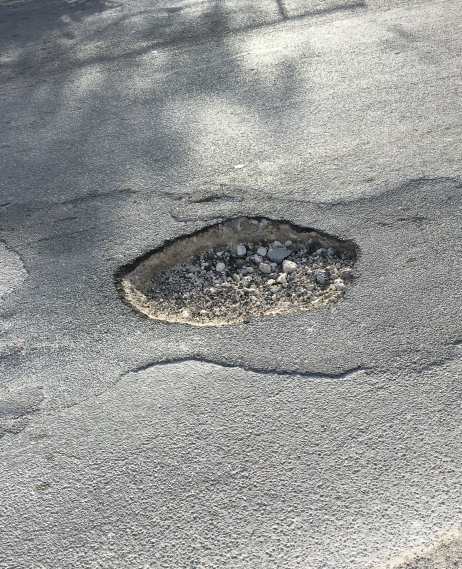
#> input picture images/2.jpg, 462 x 569 px
$ python hog_feature_extraction.py   (older library calls are emulated)
#> lines starting #> are read from the running program, lines starting #| are printed output that depends on the picture
#importing required libraries
from skimage.io import imread
from skimage.transform import resize
from skimage.feature import hog
import matplotlib.pyplot as plt

#reading the image
img = imread('images/2.jpg')
#> img is the input picture: shape (569, 462, 3); mean R, G, B 150.4, 151.9, 150.4
plt.axis("off")
plt.imshow(img)
print(img.shape)
#| (569, 462, 3)

#resizing image
resized_img = resize(img, (128*4, 64*4))
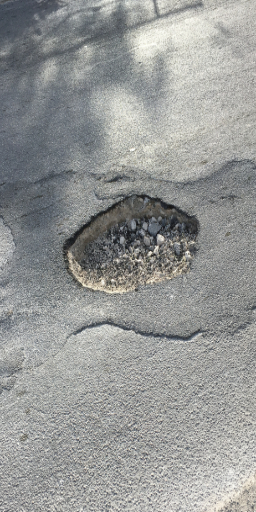
#> resized_img: shape (512, 256, 3) float64; mean R, G, B 0.59, 0.596, 0.59
plt.axis("off")
plt.imshow(resized_img)
plt.show()
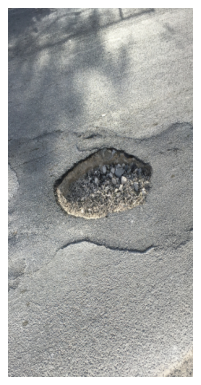
#> figure drawn by matplotlib, 1 panel
print(resized_img.shape)
#| (512, 256, 3)

#creating hog features
fd, hog_image = hog(resized_img, orientations=9, pixels_per_cell=(8, 8),
                	cells_per_block=(2, 2), visualize=True, multichannel=True)
print(fd.shape)
#| (70308,)
print(hog_image.shape)
#| (512, 256)
plt.axis("off")
plt.imshow(hog_image, cmap="gray")
plt.show()
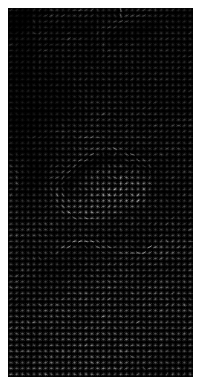
#> figure drawn by matplotlib, 1 panel

# save the images
plt.imsave("outputs/hog_features.jpg", hog_image, cmap="gray")
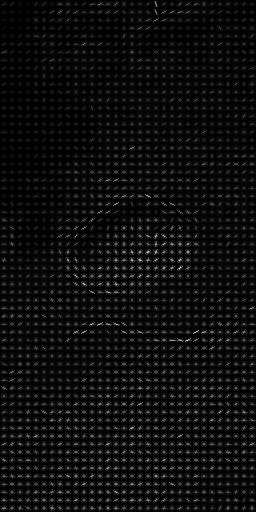
#> saved as hog_features.jpg: shape (512, 256, 3); min 0, max 255, mean 14.3
